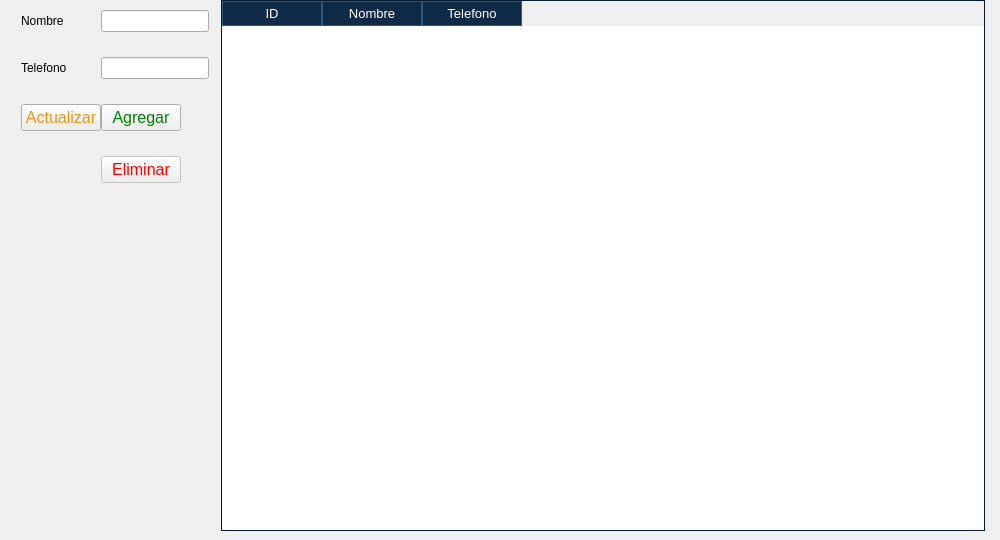
      <widget class="QWidget" name="page_Suplier">
       <widget class="QWidget" name="layoutWidget_2">
        <property name="geometry">
         <rect>
          <x>0</x>
          <y>0</y>
          <width>991</width>
          <height>531</height>
         </rect>
        </property>
        <layout class="QHBoxLayout" name="horizontalLayout_4" stretch="0,2">
         <property name="spacing">
          <number>12</number>
         </property>
         <property name="sizeConstraint">
          <enum>QLayout::SetMaximumSize</enum>
         </property>
         <property name="leftMargin">
          <number>6</number>
         </property>
         <property name="rightMargin">
          <number>6</number>
         </property>
         <item>
          <layout class="QFormLayout" name="formLayout_4">
           <property name="sizeConstraint">
            <enum>QLayout::SetFixedSize</enum>
           </property>
           <property name="labelAlignment">
            <set>Qt::AlignJustify|Qt::AlignVCenter</set>
           </property>
           <property name="formAlignment">
            <set>Qt::AlignJustify|Qt::AlignVCenter</set>
           </property>
           <property name="horizontalSpacing">
            <number>0</number>
           </property>
           <property name="verticalSpacing">
            <number>25</number>
           </property>
           <property name="leftMargin">
            <number>15</number>
           </property>
           <property name="topMargin">
            <number>10</number>
           </property>
           <item row="0" column="0">
            <widget class="QLabel" name="label_17">
             <property name="text">
              <string>Nombre</string>
             </property>
            </widget>
           </item>
           <item row="0" column="1">
            <widget class="QLineEdit" name="suplierName">
             <property name="sizePolicy">
              <sizepolicy hsizetype="Fixed" vsizetype="Fixed">
               <horstretch>150</horstretch>
               <verstretch>0</verstretch>
              </sizepolicy>
             </property>
            </widget>
           </item>
           <item row="1" column="0">
            <widget class="QLabel" name="label_19">
             <property name="text">
              <string>Telefono</string>
             </property>
            </widget>
           </item>
           <item row="1" column="1">
            <widget class="QLineEdit" name="suplierNumber">
             <property name="sizePolicy">
              <sizepolicy hsizetype="Fixed" vsizetype="Fixed">
               <horstretch>0</horstretch>
               <verstretch>0</verstretch>
              </sizepolicy>
             </property>
            </widget>
           </item>
           <item row="2" column="0">
            <widget class="QPushButton" name="updateSuplier">
             <property name="font">
              <font>
               <pointsize>12</pointsize>
              </font>
             </property>
             <property name="cursor">
              <cursorShape>PointingHandCursor</cursorShape>
             </property>
             <property name="styleSheet">
              <string notr="true">QPushButton {
	color: #F09319;
}</string>
             </property>
             <property name="text">
              <string>Actualizar</string>
             </property>
            </widget>
           </item>
           <item row="2" column="1">
            <widget class="QPushButton" name="addSuplier">
             <property name="sizePolicy">
              <sizepolicy hsizetype="Fixed" vsizetype="Fixed">
               <horstretch>0</horstretch>
               <verstretch>0</verstretch>
              </sizepolicy>
             </property>
             <property name="font">
              <font>
               <pointsize>12</pointsize>
              </font>
             </property>
             <property name="cursor">
              <cursorShape>PointingHandCursor</cursorShape>
             </property>
             <property name="styleSheet">
              <string notr="true">QPushButton {
	color: green;
}</string>
             </property>
             <property name="text">
              <string>Agregar</string>
             </property>
            </widget>
           </item>
           <item row="3" column="1">
            <widget class="QPushButton" name="deleteSuplier">
             <property name="enabled">
              <bool>false</bool>
             </property>
             <property name="sizePolicy">
              <sizepolicy hsizetype="Fixed" vsizetype="Fixed">
               <horstretch>0</horstretch>
               <verstretch>0</verstretch>
              </sizepolicy>
             </property>
             <property name="font">
              <font>
               <pointsize>12</pointsize>
              </font>
             </property>
             <property name="cursor">
              <cursorShape>ForbiddenCursor</cursorShape>
             </property>
             <property name="styleSheet">
              <string notr="true">QPushButton {
	color: red;
}</string>
             </property>
             <property name="text">
              <string>Eliminar</string>
             </property>
            </widget>
           </item>
           <item row="4" column="1">
            <spacer name="verticalSpacer_5">
             <property name="orientation">
              <enum>Qt::Vertical</enum>
             </property>
             <property name="sizeHint" stdset="0">
              <size>
               <width>20</width>
               <height>40</height>
              </size>
             </property>
            </spacer>
           </item>
          </layout>
         </item>
         <item>
          <widget class="QTableWidget" name="suplierTable">
           <property name="font">
            <font>
             <pointsize>10</pointsize>
            </font>
           </property>
           <property name="styleSheet">
            <string notr="true">    QHeaderView::section {
        background-color: #0F2A45;   /* Fondo del encabezado */
        color: white;                /* Color del texto */
        border: 1px solid #2D5986;   /* Bordes del encabezado */
		padding: 2px;
    }

    QTableWidget::item {
        border: 1px solid #2D5986;   /* Bordes de las celdas */
        padding: 2px;                /* Espaciado dentro de las celdas */
    }

	QTableWidget::item:alternate{
	    background-color: #0B4B6C;
	}

    QTableWidget::item:selected {
		color: black; /*Color del texto*/
        background-color: #82ABD5;   /* Fondo cuando se selecciona */
    }

    QTableWidget {
        border: 1px solid #031A31;   /* Bordes de la tabla */
    }

    QScrollBar:vertical {
        background: #000000;
        width: 16px;
    }
    
    QScrollBar::handle:vertical {
        background: #00796b;
        min-height: 20px;
	}</string>
           </property>
           <property name="editTriggers">
            <set>QAbstractItemView::NoEditTriggers</set>
           </property>
           <property name="alternatingRowColors">
            <bool>true</bool>
           </property>
           <property name="selectionMode">
            <enum>QAbstractItemView::SingleSelection</enum>
           </property>
           <property name="selectionBehavior">
            <enum>QAbstractItemView::SelectRows</enum>
           </property>
           <property name="textElideMode">
            <enum>Qt::ElideRight</enum>
           </property>
           <property name="showGrid">
            <bool>true</bool>
           </property>
           <property name="sortingEnabled">
            <bool>true</bool>
           </property>
           <attribute name="verticalHeaderVisible">
            <bool>false</bool>
           </attribute>
           <column>
            <property name="text">
             <string>ID</string>
            </property>
           </column>
           <column>
            <property name="text">
             <string>Nombre</string>
            </property>
           </column>
           <column>
            <property name="text">
             <string>Telefono</string>
            </property>
           </column>
          </widget>
         </item>
        </layout>
       </widget>
      </widget>
